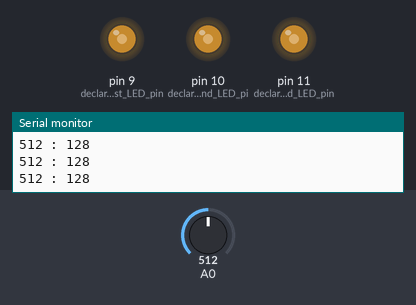
Bench run of a sketch on a simulated Arduino Uno, built with avr-gcc and run on an emulated ATmega328P. Shown: output pins drawn as LEDs (lit = HIGH), the last lines printed to the serial monitor. The inputs (shaded band) are chosen by the test bench; at power-on: A0 = 512.

Above: at 1.2 s.
1.3 s: A0 set to 716
At 1.8 s:
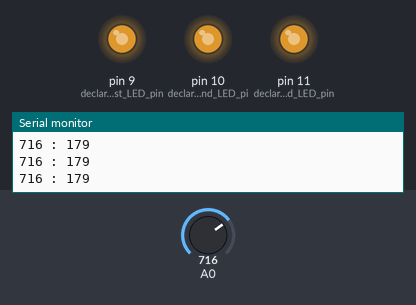
2.8 s: A0 set to 900
At 3.2 s:
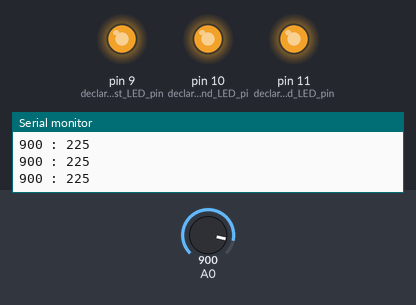
4.3 s: A0 set to 122
At 4.6 s:
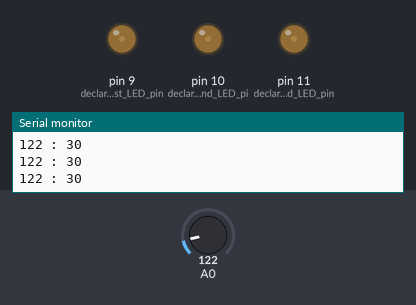
5.8 s: A0 set to 0
At 7.2 s:
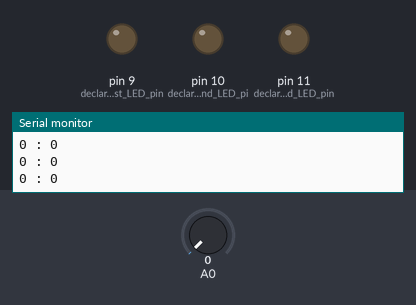
Timing chart, 0 to 8.3 s (numbered marks = the images above; inputs shaded):
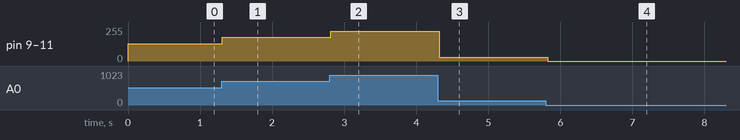

The sketch:

Lesson4_V2.ino
```cpp
int readValue = 0;
int writeValue = 0;

void setup() {
  pinMode(9, OUTPUT);   //declare the first LED pin as output
  pinMode(10, OUTPUT);  //declare the second LED pin as output
  pinMode(11, OUTPUT);  //declare the third LED pin as output
  Serial.begin(9600);   //declate the staring of the serial monitor with baud rates 9600
}

void loop() {
  readValue = analogRead(A0); //store the value from the potemtiometer
  writeValue = readValue / 4; //divede the readValue by 4 and store as the writeValue
  analogWrite(9, writeValue); //set first LED brightness to writeValue
  analogWrite(10, writeValue); //set second LED brightness to writeValue
  analogWrite(11, writeValue);  //set third LED brightness to writeValue
  Serial.print(readValue);  //set to display the value coming into the Arduino board
  Serial.print(" : ");  //set a separator that separates the both variables
  Serial.println(writeValue);
  delay(100);
}
```

Measured:
- after the input at 1.3 s, pin 9 (declare_the_first_LED_pin), pin 10 (declare_the_second_LED_pi), pin 11 (declare_the_third_LED_pin): 128/255 → 179/255 at once
- after the input at 2.8 s, pin 9 (declare_the_first_LED_pin), pin 10 (declare_the_second_LED_pi), pin 11 (declare_the_third_LED_pin): 179/255 → 225/255 at once
- after the input at 4.3 s, pin 9 (declare_the_first_LED_pin), pin 10 (declare_the_second_LED_pi), pin 11 (declare_the_third_LED_pin): 225/255 → 30/255 at once
- after the input at 5.8 s, pin 9 (declare_the_first_LED_pin), pin 10 (declare_the_second_LED_pi), pin 11 (declare_the_third_LED_pin): 30/255 → 0/255 at once
